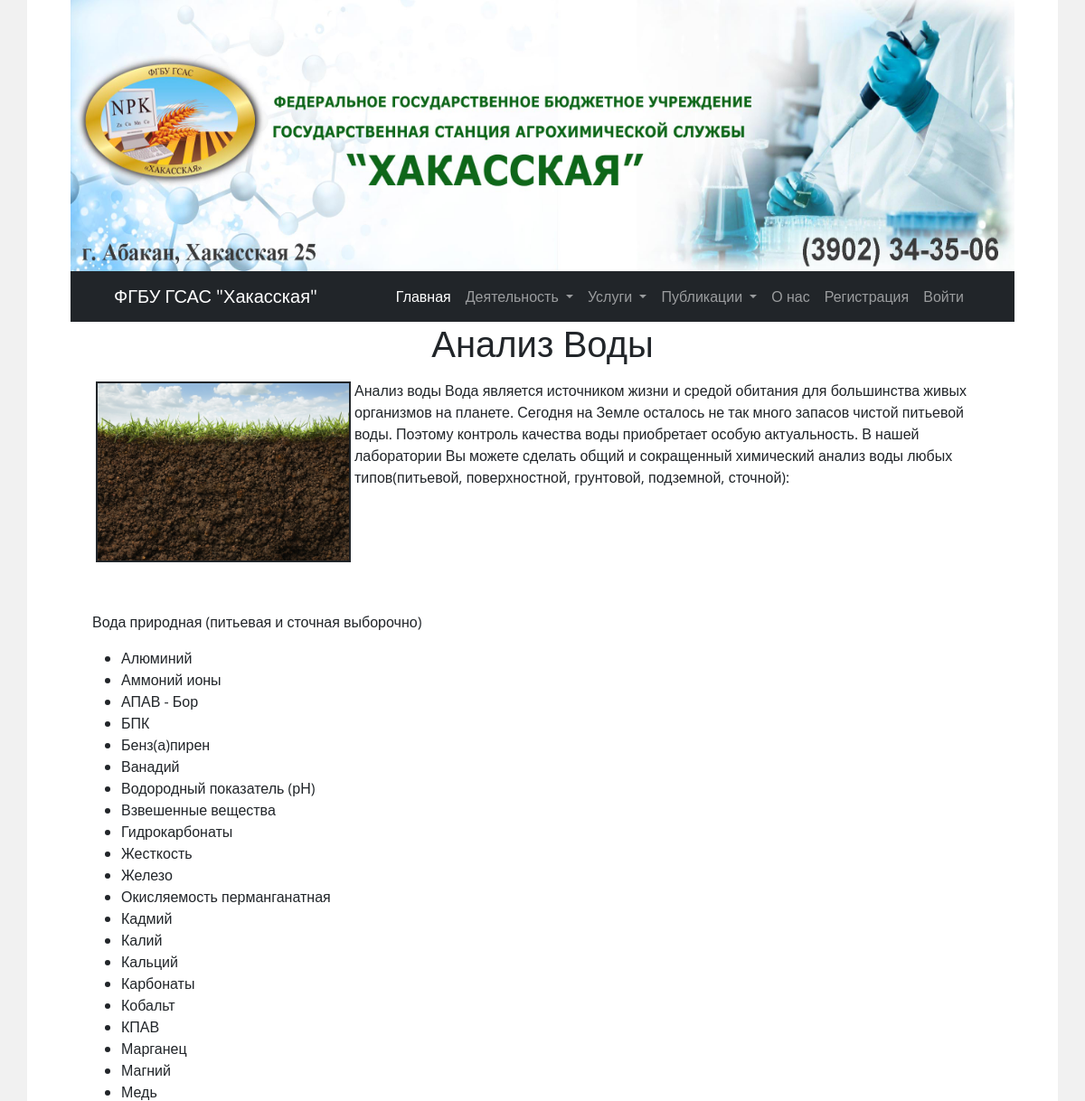
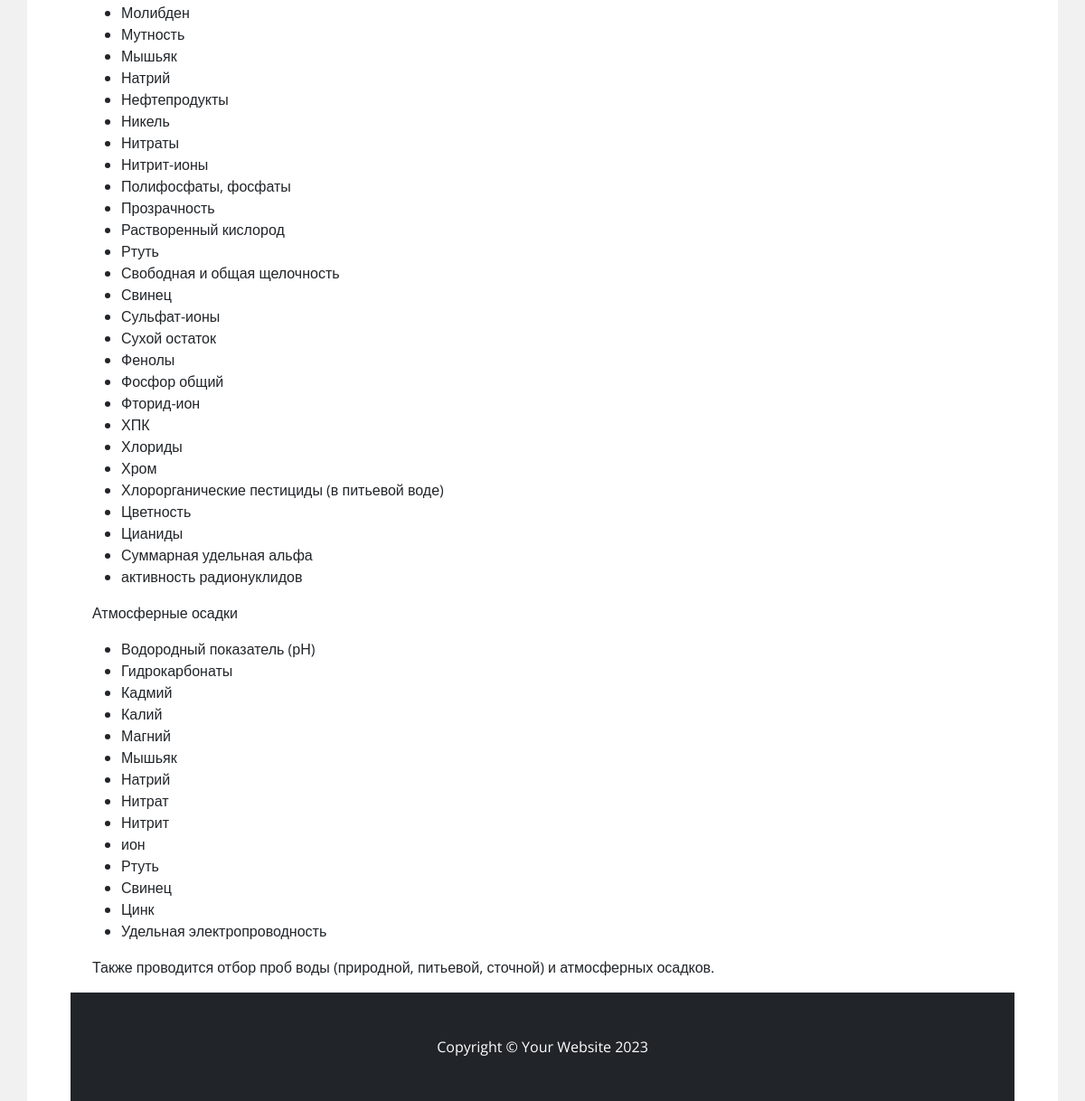
Page /analyswater on the committed database (2 pictures, top to bottom).
### main/models.py (models this page shows, shortened)
class Articles(models.Model):
    title = models.CharField(max_length=200)
    text = models.TextField()
    category = models.ForeignKey('Articles_category', on_delete=models.CASCADE)
    class Meta:
        verbose_name = 'Статья',
        verbose_name_plural = 'Статьи'

### main/views.py (the view)
# urls.py: path("analyswater", views.analyswater, name="analyswater"),
def analyswater(request):
    article = Articles.objects.filter(category='3')
    return render(request, 'AgroChemical/analyswater.html', {'article': article})

### main/templates/AgroChemical/analyswater.html (shortened to what this page needs)
{% extends 'AgroChemical/layout.html' %}
{% load static %}
{% block content %}
            <div class="row gx-4 gx-lg-5">
                <div class="container px-4 px-lg-5 about">
                    {% for art in article %}
                                <center><h1>{{ art.title }}</h1></center>
                                <p>{{ art.text|safe}}</p>
                    {% endfor %}
                </div>
            </div>
{% endblock %}

### rows in the picture
Articles: title "Анализ Воды", text (picture), text "Анализ воды Вода является источником жизни и средой обитания для большинства живых организмов на планете. Сегодня на Земле осталось не так много запасов чистой питьевой воды. Поэтому контроль качества воды приобретает особую актуальность. В нашей лаборатории Вы можете сделать общий и сокращенный химический анализ воды любых типов(питьевой, поверхностной, грунтовой, подземной, сточной): Вода природная (питьевая и сточная выборочно) Алюминий Аммоний ионы АПАВ - Бор БПК Бенз(а)пирен Ванадий Водородный показатель (рН) Взвешенные вещества Гидрокарбонаты Жесткость Железо Окисляемость перманганатная Кадмий Калий Кальций Карбонаты Кобальт КПАВ Марганец Магний Медь Молибден Мутность Мышьяк Натрий…"
